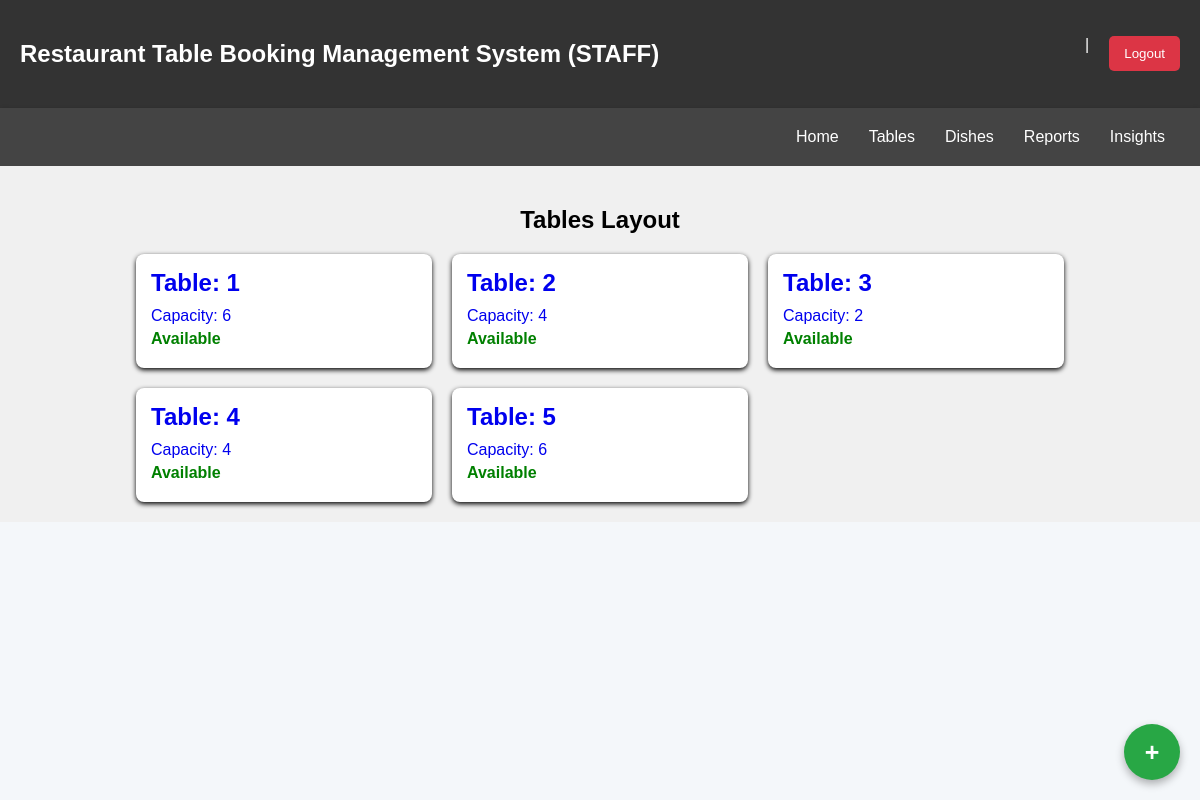
Before: /staff/tables/ with the older database file.
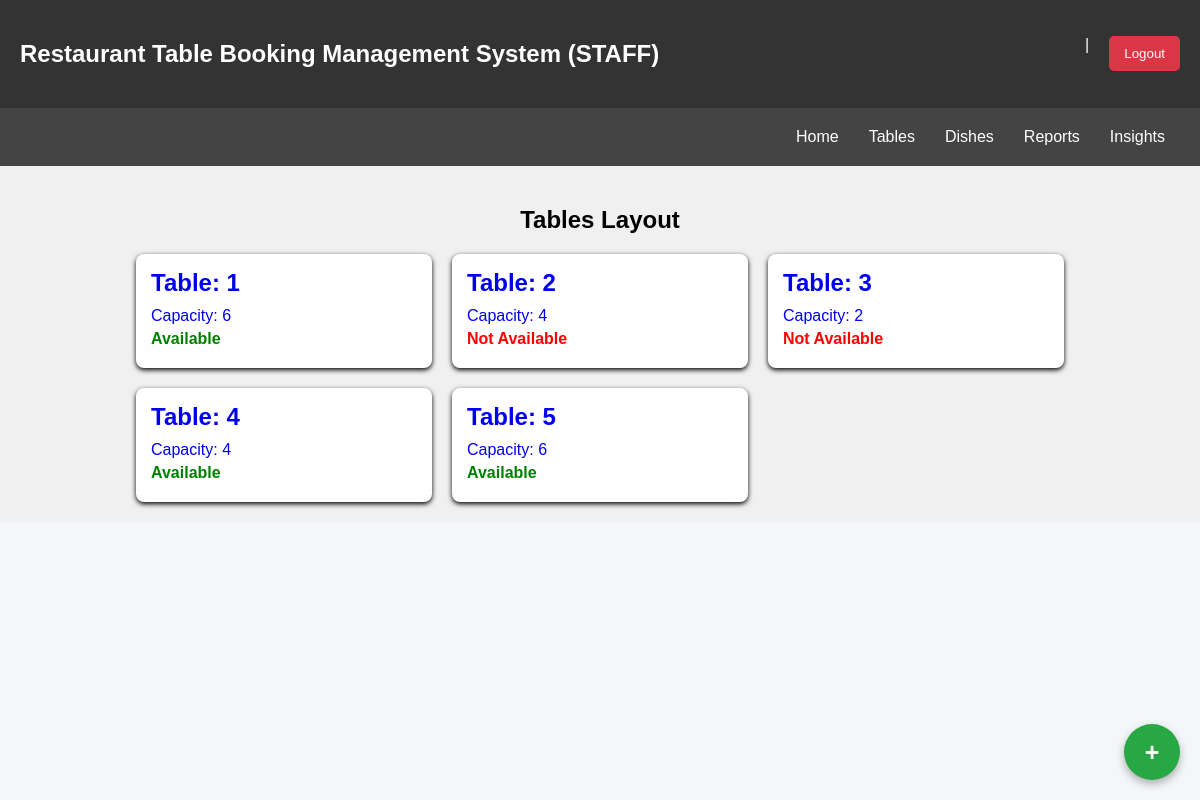
After: the same page with the newer database file.
### booking/models.py (models this page shows, shortened)
class Table(models.Model):
    number = models.IntegerField()
    capacity = models.IntegerField()
    is_available = models.BooleanField(default=True)

### staff/views.py (the view)
# urls.py: path('tables/', views.StaffTablesview, name='tables'),
def StaffTablesview(request):
    context ={
        'tables': tables,
    }
    return render(request, 'staff/tables/tables.html', context)

### staff/templates/staff/tables/tables.html (shortened to what this page needs)
{% extends 'staff.html' %}
{% block content %}
<section class="restaurant-layout" style='flex-basis:80%;'>
        <h1>Tables Layout</h1>
        <div class="tables-container">
            {% for table in tables %}
            <a href="{% url 'update_table' table.pk %}" style ='text-decoration:none;'>
                <div class="table-card">
                    <h3 class="table-id">Table: {{ table.number }}</h3>
                    <p class="table-capacity">Capacity: {{ table.capacity }}</p>
                    <p class="table-availability">
                        {% if table.is_available %}
                            <span class="available">Available</span>
                        {% else %}
                            <span class="not-available">Not Available</span>
                        {% endif %}
                    </p>
                </div>
            </a>
            {% empty %}
                <div class="no-tables">No tables available.</div>
            {% endfor %}
            <a href="{% url 'create_table' %}" class = 'create-button'>
               +</a>
        </div>
</section>
{% endblock %}

Changed rows visible on the page:
changed Table (number 2 of 5 on the later page): is_available "Available" → "Not Available"
changed Table (number 3 of 5 on the later page): is_available "Available" → "Not Available"
